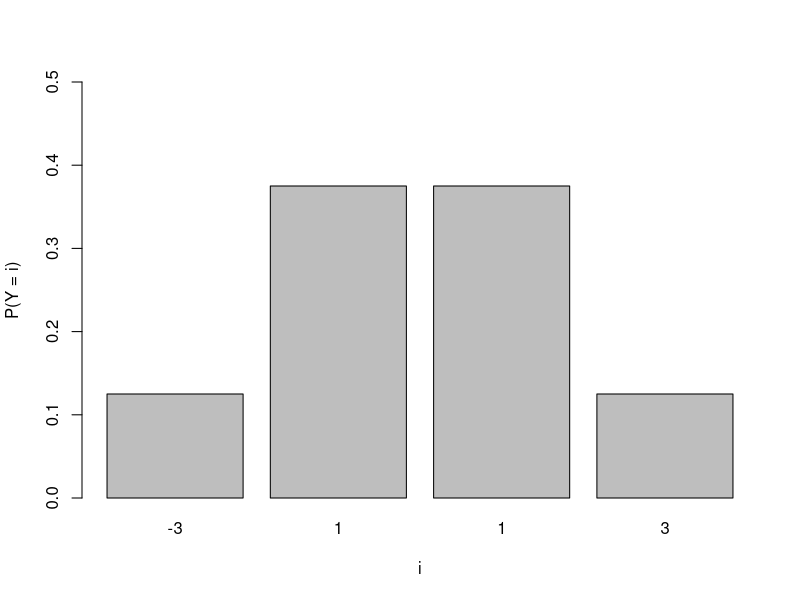

This figure's R source:
## ---- chunk 1
knitr::opts_chunk$set(echo = TRUE)
## ---- chunk 2
pmf =c(0.125,0.375,0.375,0.125)
xvalues =c(-3,1,1,3)
barplot(pmf,names.arg =xvalues,ylim =c(0,0.5),xlab ="i",ylab="P(Y = i)") 
## ---- chunk 3
exp <- 10000 
x <- sample(1:3,exp,replace=TRUE) # choose a number: 1,2,3
door1 <- sum(x == 1)         # each occurance of i (i = 1,2,3), lets say represents how many times the car is in door i
door2 <- sum(x == 2)
door3 <- sum(x == 2)

stay <- door1/exp            # say the contestant chooses door 1 to begin with.
swap <- (door2 + door3)/exp  # say the the car is in either door 2 or 3.

stay
swap
